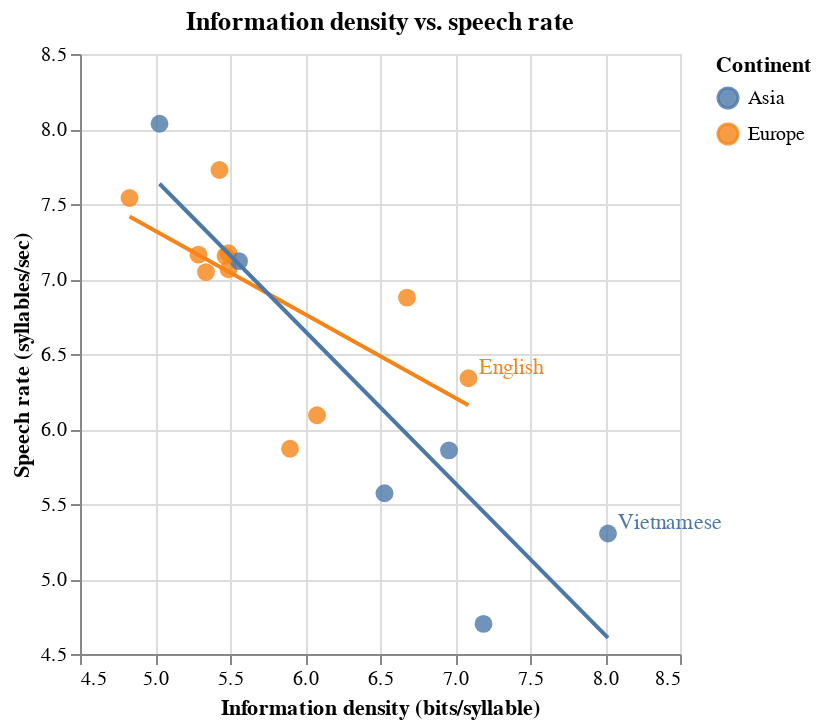

Source (notebook cell):
### Markdown cell above
<div class="alert alert-info" style="color:black">

### Question 2.1
rubric={reasoning:2,accuracy:3}
    
<h4>Python</h4>
<ol type="1">
<li>While the information density of each language have already been provided to us, we will have to approximate the speech rate (syllables per second) of each language via the <code>spoken_texts</code> dataset. Using this data, calculate the average speech rate per language (for now, treat all entries as individual observations, even if some are read by the same person).</li>
    <li>Create a new column, <code>speech_rate</code>, in the <code>languages</code> data frame that hold these average values. Since the calculated values are not in the same order as the languages in the <code>languages</code> data frame, you cannot simply append it. Instead, you can use the dataframe merge method to join the series of average speech rate values that you just created with the <code>languages</code> dataframe. The language ISO codes could be used as the column to merge on.</li>
<li>Create a scatter plot of the information density versus the speech rate for the <code>languages</code> dataframe. Use the same groupings as in the previous scatter plot you made and add one trend line per group. Label the same points with text labels as in the previous scatterplot. Zoom in to the extent of the data instead of forcing zero to be in the axes.</li>
<li>Write a few sentences under the plot describing the relationship you observe. Based on this plot, do speakers of any particular languages appear to be more efficient at conveying information?</li>
</ol>
    
</div>

### Code cell
import pandas as pd
import altair as alt

languages = pd.read_csv("languages.csv")
spoken = pd.read_csv("spoken-texts.csv")

spoken["speech_rate"] = spoken["syllables"] / spoken["duration"]

speech_rate = spoken.groupby("iso_lang", as_index=False)["speech_rate"].mean()

languages = languages.merge(speech_rate, on="iso_lang", how="left")

label_langs = ["English", "Vietnamese"]

base = alt.Chart(languages).mark_circle(size=80, opacity=0.8).encode(
    x=alt.X(
        "information_density:Q",
        scale=alt.Scale(zero=False),
        title="Information density (bits/syllable)",
    ),
    y=alt.Y(
        "speech_rate:Q",
        scale=alt.Scale(zero=False),
        title="Speech rate (syllables/sec)",
    ),
    color=alt.Color("continent:N", title="Continent"),
    tooltip=[
        "language",
        "iso_lang",
        "continent",
        "information_density",
        "speech_rate",
    ],
)

trend = base.transform_regression(
    "information_density", "speech_rate", groupby=["continent"]
).mark_line(size=2)

labels = alt.Chart(languages[languages["language"].isin(label_langs)]).mark_text(
    align="left", dx=5, dy=-5
).encode(
    x="information_density:Q",
    y="speech_rate:Q",
    text="language",
    color="continent:N",
)

plot2 = (base + trend + labels).properties(
    title="Information density vs. speech rate"
)

plot2

### Figure 1 — Vega specification as saved in the notebook (floating-point values rounded to 4 significant figures)
{"$schema": "https://vega.github.io/schema/vega/v5.json", "data": [{"name": "source_0", "values": [{"iso_lang": "CAT", "language": "Catalan", "information_density": 5.49, "distinct_syllables": 3600, "continent": "Europe", "speech_rate": 7.065}, {"iso_lang": "CMN", "language": "Mandarin", "information_density": 6.96, "distinct_syllables": 1274, "continent": "Asia", "speech_rate": 5.858}, {"iso_lang": "DEU", "language": "German", "information_density": 6.08, "distinct_syllables": 5100, "continent": "Europe", "speech_rate": 6.092}, {"iso_lang": "ENG", "language": "English", "information_density": 7.09, "distinct_syllables": 6949, "continent": "Europe", "speech_rate": 6.338}, {"iso_lang": "EUS", "language": "Basque", "information_density": 4.83, "distinct_syllables": 2082, "continent": "Europe", "speech_rate": 7.54}, {"iso_lang": "FIN", "language": "Finnish", "information_density": 5.49, "distinct_syllables": 3844, "continent": "Europe", "speech_rate": 7.171}, {"iso_lang": "FRA", "language": "French", "information_density": 6.68, "distinct_syllables": 2949, "continent": "Europe", "speech_rate": 6.876}, {"iso_lang": "HUN", "language": "Hungarian", "information_density": 5.9, "distinct_syllables": 4325, "continent": "Europe", "speech_rate": 5.868}, {"iso_lang": "ITA", "language": "Italian", "information_density": 5.29, "distinct_syllables": 2729, "continent": "Europe", "speech_rate": 7.162}, {"iso_lang": "JPN", "language": "Japanese", "information_density": 5.03, "distinct_syllables": 643, "continent": "Asia", "speech_rate": 8.035}, {"iso_lang": "KOR", "language": "Korean", "information_density": 5.56, "distinct_syllables": 1104, "continent": "Asia", "speech_rate": 7.119}, {"iso_lang": "SPA", "language": "Spanish", "information_density": 5.43, "distinct_syllables": 2778, "continent": "Europe", "speech_rate": 7.727}, {"iso_lang": "SRP", "language": "Serbian", "information_density": 5.47, "distinct_syllables": 3831, "continent": "Europe", "speech_rate": 7.154}, {"iso_lang": "THA", "language": "Thai", "information_density": 7.19, "distinct_syllables": 2438, "continent": "Asia", "speech_rate": 4.701}, {"iso_lang": "TUR", "language": "Turkish", "information_density": 5.34, "distinct_syllables": 3260, "continent": "Europe", "speech_rate": 7.046}, {"iso_lang": "VIE", "language": "Vietnamese", "information_density": 8.02, "distinct_syllables": 2776, "continent": "Asia", "speech_rate": 5.304}, {"iso_lang": "YUE", "language": "Cantonese", "information_density": 6.53, "distinct_syllables": 1298, "continent": "Asia", "speech_rate": 5.572}]}, {"name": "data_0", "values": [{"continent": "Europe", "information_density": 5.49, "iso_lang": "CAT", "language": "Catalan", "speech_rate": 7.065}, {"continent": "Asia", "information_density": 6.96, "iso_lang": "CMN", "language": "Mandarin", "speech_rate": 5.858}, {"continent": "Europe", "information_density": 6.08, "iso_lang": "DEU", "language": "German", "speech_rate": 6.092}, {"continent": "Europe", "information_density": 7.09, "iso_lang": "ENG", "language": "English", "speech_rate": 6.338}, {"continent": "Europe", "information_density": 4.83, "iso_lang": "EUS", "language": "Basque", "speech_rate": 7.54}, {"continent": "Europe", "information_density": 5.49, "iso_lang": "FIN", "language": "Finnish", "speech_rate": 7.171}, {"continent": "Europe", "information_density": 6.68, "iso_lang": "FRA", "language": "French", "speech_rate": 6.876}, {"continent": "Europe", "information_density": 5.9, "iso_lang": "HUN", "language": "Hungarian", "speech_rate": 5.868}, {"continent": "Europe", "information_density": 5.29, "iso_lang": "ITA", "language": "Italian", "speech_rate": 7.162}, {"continent": "Asia", "information_density": 5.03, "iso_lang": "JPN", "language": "Japanese", "speech_rate": 8.035}, {"continent": "Asia", "information_density": 5.56, "iso_lang": "KOR", "language": "Korean", "speech_rate": 7.119}, {"continent": "Europe", "information_density": 5.43, "iso_lang": "SPA", "language": "Spanish", "speech_rate": 7.727}, {"continent": "Europe", "information_density": 5.47, "iso_lang": "SRP", "language": "Serbian", "speech_rate": 7.154}, {"continent": "Asia", "information_density": 7.19, "iso_lang": "THA", "language": "Thai", "speech_rate": 4.701}, {"continent": "Europe", "information_density": 5.34, "iso_lang": "TUR", "language": "Turkish", "speech_rate": 7.046}, {"continent": "Asia", "information_density": 8.02, "iso_lang": "VIE", "language": "Vietnamese", "speech_rate": 5.304}, {"continent": "Asia", "information_density": 6.53, "iso_lang": "YUE", "language": "Cantonese", "speech_rate": 5.572}]}, {"name": "data_1", "source": "source_0", "transform": [{"type": "regression", "as": ["information_density", "speech_rate"], "x": "information_density", "y": "speech_rate", "groupby": ["continent"]}]}, {"name": "source_1", "values": [{"continent": "Europe", "information_density": 7.09, "language": "English", "speech_rate": 6.338}, {"continent": "Asia", "information_density": 8.02, "language": "Vietnamese", "speech_rate": 5.304}]}, {"name": "data_0_color_domain_continent_0", "values": [{"continent": "Europe"}, {"continent": "Asia"}]}, {"name": "data_1_color_domain_continent_1", "source": "data_1", "transform": [{"type": "aggregate", "groupby": ["continent"], "fields": [], "ops": [], "as": []}, {"type": "formula", "expr": "datum['continent']", "as": "sort_field"}, {"type": "project", "fields": ["continent"]}]}, {"name": "source_1_color_domain_continent_2", "values": [{"continent": "Europe"}, {"continent": "Asia"}]}], "marks": [{"type": "symbol", "name": "layer_0_marks", "from": {"data": "data_0"}, "encode": {"update": {"shape": {"value": "circle"}, "tooltip": {"signal": "{\"language\": isValid(datum[\"language\"]) ? datum[\"language\"] : \"\"+datum[\"language\"], \"iso_lang\": isValid(datum[\"iso_lang\"]) ? datum[\"iso_lang\"] : \"\"+datum[\"iso_lang\"], \"continent\": isValid(datum[\"continent\"]) ? datum[\"continent\"] : \"\"+datum[\"continent\"], \"information_density\": format(datum[\"information_density\"], \"\"), \"speech_rate\": format(datum[\"speech_rate\"], \"\")}"}, "y": {"field": "speech_rate", "scale": "y"}, "fill": {"field": "continent", "scale": "color"}, "opacity": {"value": 0.8}, "x": {"field": "information_density", "scale": "x"}, "size": {"value": 80}}}, "style": ["circle"]}, {"type": "group", "name": "layer_1_pathgroup", "from": {"facet": {"data": "data_1", "name": "faceted_path_layer_1_main", "groupby": ["continent"]}}, "encode": {"update": {"width": {"field": {"signal": null, "datum": null, "group": "width", "parent": null}}, "height": {"field": {"signal": null, "datum": null, "group": "height", "parent": null}}}}, "marks": [{"type": "line", "name": "layer_1_marks", "from": {"data": "faceted_path_layer_1_main"}, "sort": {"field": "x"}, "encode": {"update": {"defined": {"signal": "isValid(datum[\"information_density\"]) && isFinite(+datum[\"information_density\"]) && isValid(datum[\"speech_rate\"]) && isFinite(+datum[\"speech_rate\"])"}, "x": {"field": "information_density", "scale": "x"}, "y": {"field": "speech_rate", "scale": "y"}, "tooltip": {"signal": "{\"language\": isValid(datum[\"language\"]) ? datum[\"language\"] : \"\"+datum[\"language\"], \"iso_lang\": isValid(datum[\"iso_lang\"]) ? datum[\"iso_lang\"] : \"\"+datum[\"iso_lang\"], \"continent\": isValid(datum[\"continent\"]) ? datum[\"continent\"] : \"\"+datum[\"continent\"], \"information_density\": format(datum[\"information_density\"], \"\"), \"speech_rate\": format(datum[\"speech_rate\"], \"\")}"}, "stroke": {"field": "continent", "scale": "color"}, "strokeWidth": {"value": 2}}}, "style": ["line"]}]}, {"type": "text", "name": "layer_2_marks", "from": {"data": "source_1"}, "encode": {"update": {"baseline": {"value": "middle"}, "align": {"value": "left"}, "x": {"field": "information_density", "scale": "x"}, "dx": {"value": 5}, "fill": {"field": "continent", "scale": "color"}, "text": {"signal": "isValid(datum[\"language\"]) ? datum[\"language\"] : \"\"+datum[\"language\"]"}, "dy": {"value": -5}, "y": {"field": "speech_rate", "scale": "y"}}}, "style": ["text"]}], "scales": [{"name": "x", "type": "linear", "domain": {"fields": [{"data": "data_0", "field": "information_density"}, {"data": "data_1", "field": "information_density"}, {"data": "source_1", "field": "information_density"}]}, "range": [0, {"signal": "width"}], "zero": false, "nice": true}, {"name": "y", "type": "linear", "domain": {"fields": [{"data": "data_0", "field": "speech_rate"}, {"data": "data_1", "field": "speech_rate"}, {"data": "source_1", "field": "speech_rate"}]}, "range": [{"signal": "height"}, 0], "zero": false, "nice": true}, {"name": "color", "type": "ordinal", "domain": {"fields": [{"data": "data_0_color_domain_continent_0", "field": "continent"}, {"data": "data_1_color_domain_continent_1", "field": "continent"}, {"data": "source_1_color_domain_continent_2", "field": "continent"}], "sort": true}, "range": "category"}], "axes": [{"scale": "x", "minExtent": 0, "domain": false, "zindex": 0, "orient": "bottom", "tickCount": {"signal": "ceil(width/40)"}, "grid": true, "labels": false, "aria": false, "ticks": false, "gridScale": "y", "maxExtent": 0}, {"scale": "y", "orient": "left", "labels": false, "domain": false, "gridScale": "x", "grid": true, "ticks": false, "tickCount": {"signal": "ceil(height/40)"}, "aria": false, "minExtent": 0, "maxExtent": 0, "zindex": 0}, {"scale": "x", "grid": false, "title": "Information density (bits/syllable)", "tickCount": {"signal": "ceil(width/40)"}, "labelOverlap": true, "zindex": 0, "labelFlush": true, "orient": "bottom"}, {"scale": "y", "grid": false, "tickCount": {"signal": "ceil(height/40)"}, "title": "Speech rate (syllables/sec)", "zindex": 0, "orient": "left", "labelOverlap": true}], "title": {"text": "Information density vs. speech rate", "frame": "group"}, "legends": [{"title": "Continent", "fill": "color", "symbolType": "circle", "encode": {"symbols": {"update": {"opacity": {"value": 0.8}}}}, "stroke": "color"}], "background": "white", "width": 300, "height": 300, "padding": 5, "style": "cell"}
